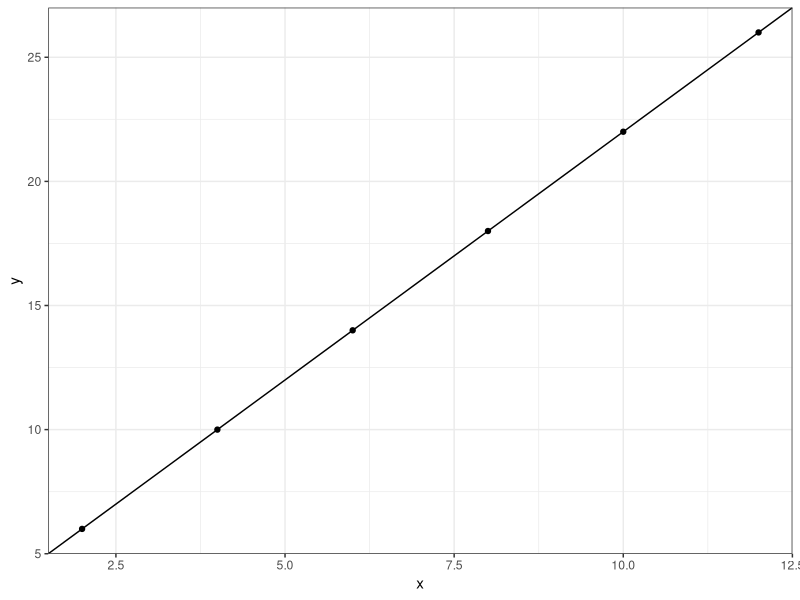
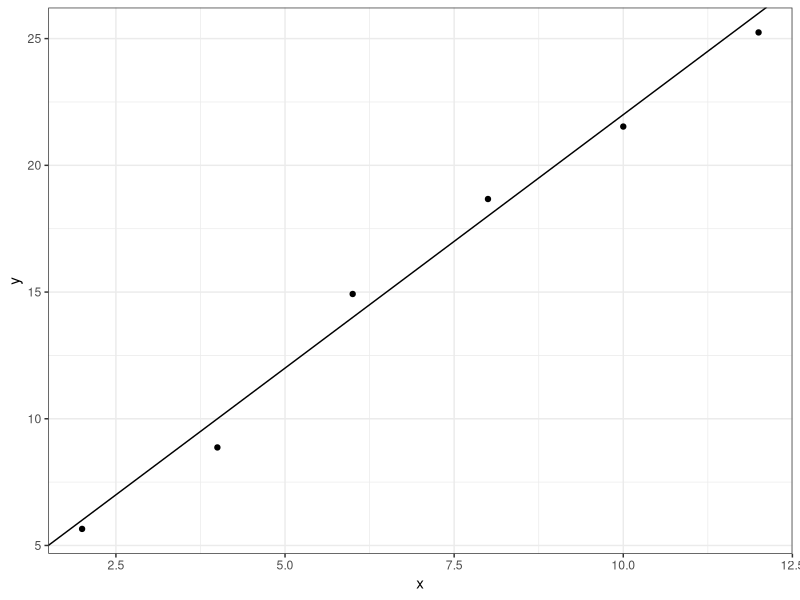
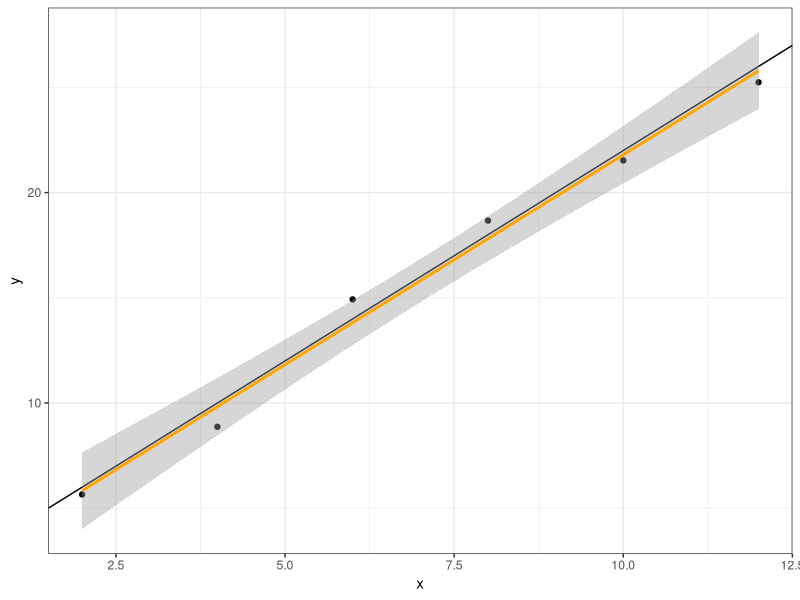
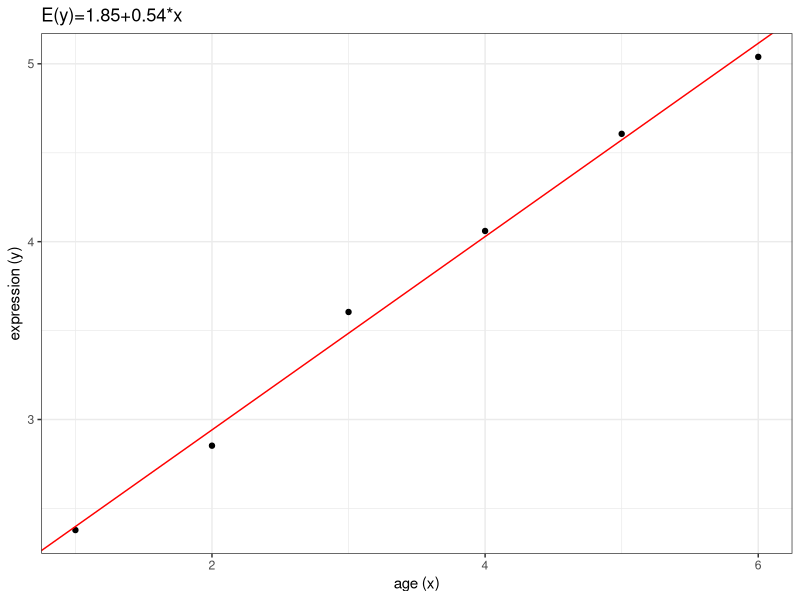
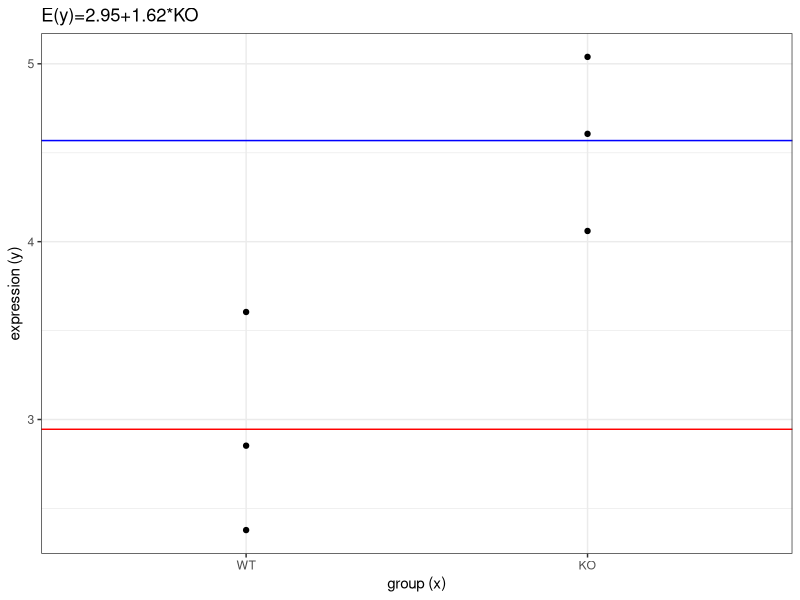
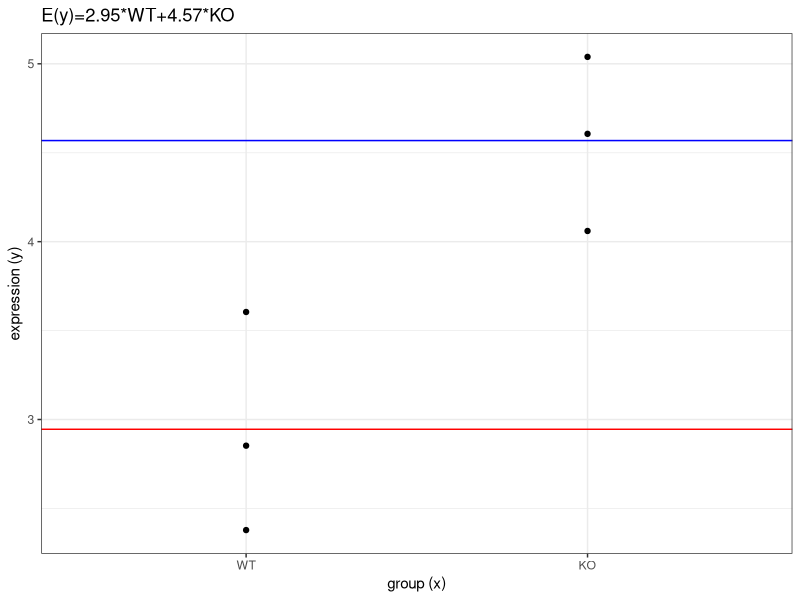
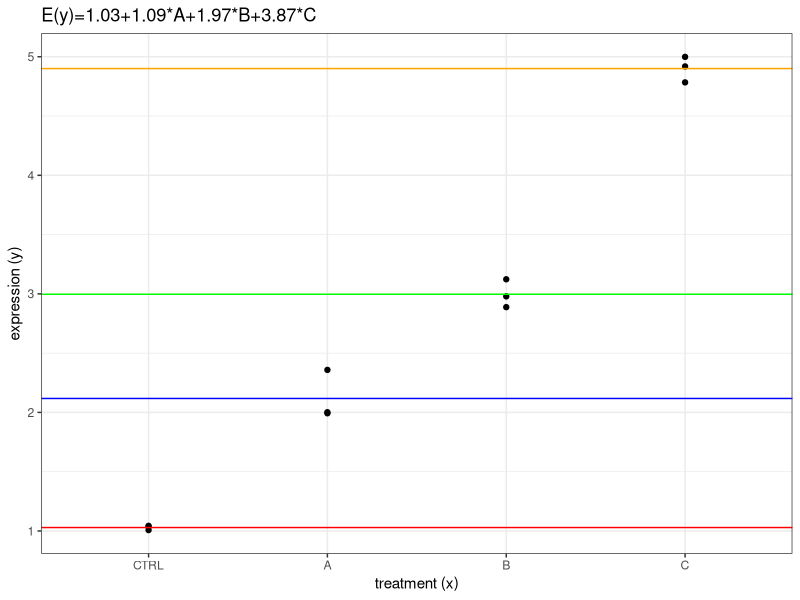
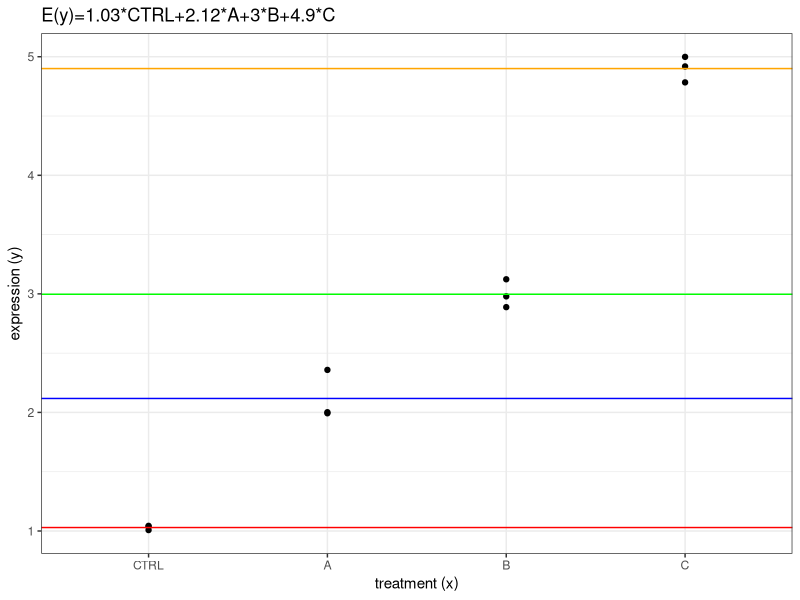

The R script that drew these images, in order:
## ---- chunk 1
#| output: false
library(tidyverse)
library(magrittr)
library(broom)
library(marginaleffects)
library(limma)

theme_set(theme_bw())
## ---- chunk 2
set.seed(1981)

a = 2
b = 2
x = seq(2, 12, by = 2)
y = a + b * x
data = tibble(x, y)
data
## ---- chunk 3
ggplot(data, aes(x = x, y = y)) +
  geom_point() +
  geom_abline(intercept = a, slope = b)
## ---- chunk 4
y = a + b * x + rnorm(n = length(x), sd = 1)
data = tibble(x, y)
data
## ---- chunk 5
ggplot(data, aes(x = x, y = y)) +
  geom_point() +
  geom_abline(intercept = a, slope = b)
## ---- chunk 6
(design = model.matrix(y ~ 1 + x, data))
## ---- chunk 7
fit = lm(y ~ 1 + x, data)
tidy(fit)
## ---- chunk 8
#| message: false
ggplot(data, aes(x = x, y = y)) +
  geom_point() +
  geom_abline(intercept = a, slope = b) +
  geom_smooth(method = "lm", color = "orange")
## ---- chunk 9
set.seed(20190429)

mouse = paste0("MOUSE", 1:6)
age = c(1,2,3,4,5,6)
expression = 2 + 0.5 * age + rnorm(n = 6, sd = 0.1)
data = tibble(mouse, expression, age)
data
## ---- chunk 10
(design = model.matrix(expression ~ 1 + age, data))
## ---- chunk 11
fit = lm(expression ~ 1 + age, data)
tidy(fit)
## ---- chunk 12
model.name = paste0("E(y)=", round(fit$coef[1],2), "+", round(fit$coef[2],2), "*x")

ggplot(data, aes(y = expression, x = age)) +
  geom_point() +
  geom_abline(intercept = fit$coef[1],
              slope = fit$coef[2],
              color = "red") +
  labs(title = model.name,
       y = "expression (y)",
       x = "age (x)")
## ---- chunk 13
group = fct_relevel(rep(c("WT", "KO"), each = 3), "WT")
data = tibble(mouse, expression, group)
data
## ---- chunk 14
(design = model.matrix(expression ~ 1 + group, data))
## ---- chunk 15
fit = lm(expression ~ 1 + group, data)
tidy(fit)
## ---- chunk 16
model.name = paste0("E(y)=", round(fit$coef[1],2), "+", round(fit$coef[2],2), "*KO")

ggplot(data, aes(y = expression, x = group)) +
  geom_point() +
  geom_hline(yintercept = fit$coef[1],
             color = "red") +
  geom_hline(yintercept = fit$coef[1] + fit$coef[2],
             color = "blue") +
  labs(title = model.name,
       y = "expression (y)",
       x = "group (x)")
## ---- chunk 17
(design = model.matrix(expression ~ 0 + group, data))
## ---- chunk 18
fit = lm(expression ~ 0 + group, data)
tidy(fit)
## ---- chunk 19
model.name = paste0("E(y)=", round(fit$coef[1],2), "*WT", "+", round(fit$coef[2],2), "*KO")

ggplot(data, aes(y = expression, x = group)) +
  geom_point() +
  geom_hline(yintercept = fit$coef[1],
             color = "red") +
  geom_hline(yintercept = fit$coef[2],
             color = "blue") +
  labs(title = model.name,
       y = "expression (y)",
       x = "group (x)")
## ---- chunk 20
makeContrasts(groupKO - groupWT, levels=colnames(design))
## ---- chunk 21
treatment = as_factor(rep(c("CTRL", "A", "B", "C"), each=3))
n = length(treatment)
expression = rep(c(0,1,2,4), each=3) + 1
expression = expression + rnorm(n, sd=0.1)
mouse = paste0("MOUSE", 1:n)
data = tibble(expression, mouse, treatment)
data
## ---- chunk 22
(design = model.matrix(expression ~ 1 + treatment, data))
## ---- chunk 23
fit = lm(expression ~ 1 + treatment, data)
tidy(fit)
## ---- chunk 24
avg_comparisons(fit, df = insight::get_df(fit))
## ---- chunk 25
model.name = paste0("E(y)=", round(fit$coef[1],2), "+", round(fit$coef[2],2), "*A", "+", round(fit$coef[3],2), "*B", "+", round(fit$coef[4],2), "*C")

ggplot(data, aes(y = expression, x = treatment)) +
  geom_point() +
  geom_hline(yintercept = fit$coef[1],
             color = "red") +
  geom_hline(yintercept = fit$coef[1] + fit$coef[2],
             color = "blue") +
  geom_hline(yintercept = fit$coef[1] + fit$coef[3],
             color = "green") +
  geom_hline(yintercept = fit$coef[1] + fit$coef[4],
             color = "orange") +
  labs(title = model.name,
       y = "expression (y)",
       x = "treatment (x)")
## ---- chunk 26
(design = model.matrix(expression ~ 0 + treatment, data))
## ---- chunk 27
fit = lm(expression ~ 0 + treatment, data)
tidy(fit)
## ---- chunk 28
avg_comparisons(fit, df = insight::get_df(fit))
## ---- chunk 29
model.name = paste0("E(y)=", round(fit$coef[1],2), "*CTRL", "+", round(fit$coef[2],2), "*A", "+", round(fit$coef[3],2), "*B", "+", round(fit$coef[4],2), "*C")

ggplot(data, aes(y = expression, x = treatment)) +
  geom_point() +
  geom_hline(yintercept = fit$coef[1],
             color = "red") +
  geom_hline(yintercept = fit$coef[2],
             color = "blue") +
  geom_hline(yintercept = fit$coef[3],
             color = "green") +
  geom_hline(yintercept = fit$coef[4],
             color = "orange") +
  labs(title = model.name,
       y = "expression (y)",
       x = "treatment (x)")
## ---- chunk 30
contrasts = makeContrasts(
  treatmentA-treatmentCTRL,
  treatmentB-treatmentCTRL, 
  treatmentC-treatmentCTRL,
  levels=colnames(design))

colnames(contrasts) <- abbreviate(colnames(contrasts))

contrasts
## ---- chunk 31
makeContrasts((treatmentA + treatmentB + treatmentC)/3 - treatmentCTRL, levels=colnames(design))
## ---- chunk 32
avg_comparisons(fit)
avg_comparisons(fit, hypothesis = "b3 = b1 + b2", df = insight::get_df(fit))
avg_comparisons(fit, hypothesis = "b3 - b1 - b2 = 0", df = insight::get_df(fit))
## ---- chunk 33
treat1 <- as_factor(c(0,0,0,1,1,1,0,0,0,1,1,1))
treat2 <- as_factor(c(0,0,0,0,0,0,1,1,1,1,1,1))
levels(treat1) = levels(treat2) = c("NO", "YES")
data = tibble(mouse, expression, treat1, treat2)
data
## ---- chunk 34
(design = model.matrix(expression ~ treat1 * treat2, data))
## ---- chunk 35
fit = lm(expression ~ treat1 * treat2, data)
tidy(fit)
## ---- chunk 36
avg_comparisons(fit, df = insight::get_df(fit))
## ---- chunk 37
(design = model.matrix(expression ~ treat1 + treat2, data))
## ---- chunk 38
fit = lm(expression ~ treat1 + treat2, data)
tidy(fit)
## ---- chunk 39
avg_comparisons(fit, df = insight::get_df(fit))
## ---- chunk 40
tissue = treat1
levels(tissue) = c("LUNG", "BRAIN")
cells = treat2
levels(cells) = c("B", "T")
grp = paste(tissue, cells, sep=":")
grp = as_factor(grp)
data = tibble(mouse, expression, tissue, cells, grp)
data
## ---- chunk 41
(design = model.matrix(expression ~ 0 + grp, data))
## ---- chunk 42
fit = lm(expression ~ 0 + grp, data)
tidy(fit)
## ---- chunk 43
avg_comparisons(fit, df = insight::get_df(fit))
## ---- chunk 44
sessionInfo()
